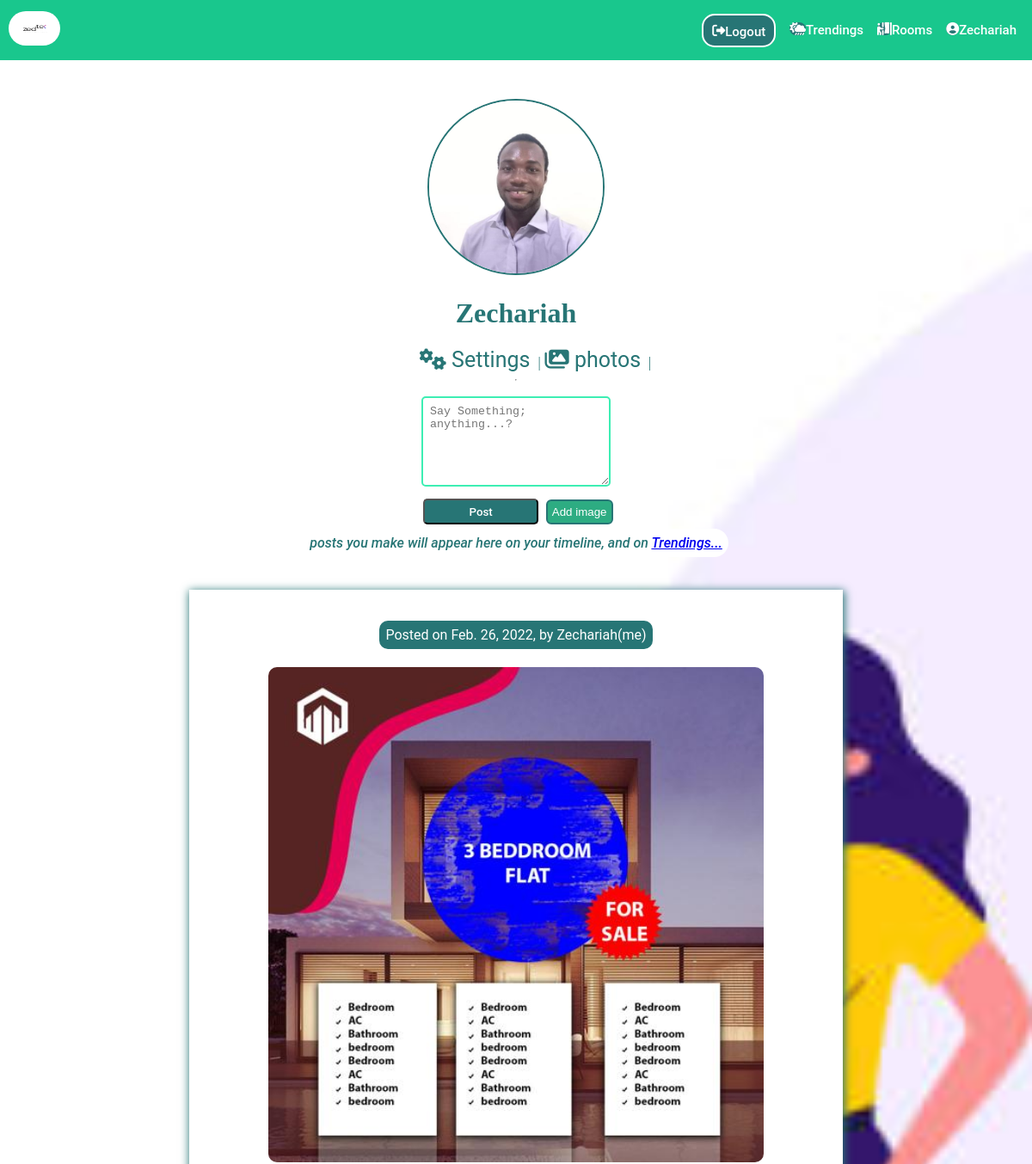
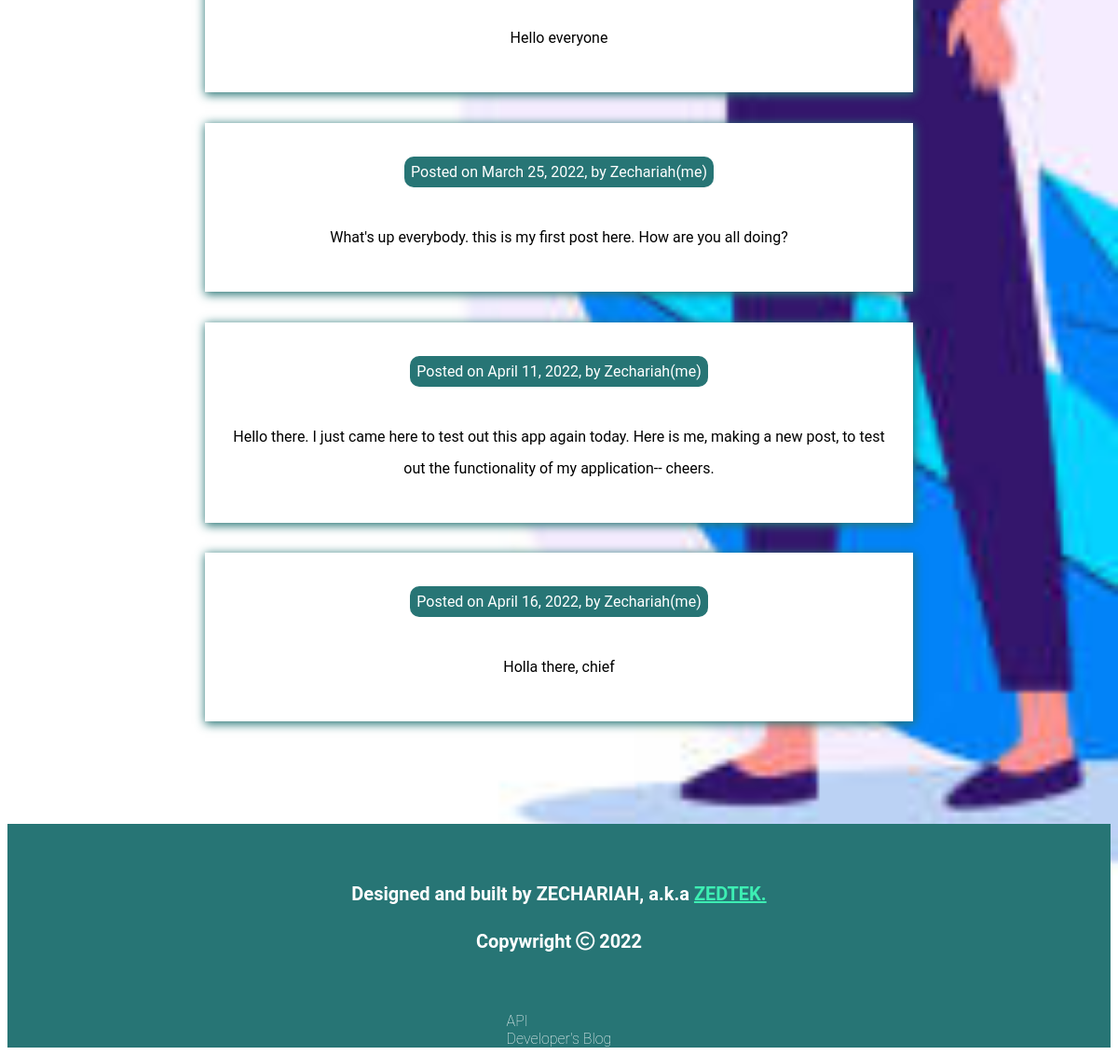
The page /profile/ (signed in) on the database its author committed (2 pictures, top to bottom).
### chatapp/models.py (models this page shows, shortened)
class UserProfile(models.Model):
    user= models.OneToOneField(User, on_delete=models.CASCADE)
    image= models.ImageField( default='default.jpg', upload_to='profile_pics/', blank=True)

class Post(models.Model):
    owner= models.ForeignKey(User, on_delete=models.CASCADE)
    content= models.CharField(max_length=200000000000000000, default= f"Posted on {datetime.datetime.now()}", null=True)
    image= models.ImageField(default='default.jpg', blank=True, upload_to='Post_images/')
    date= models.DateField(auto_now_add=True)
    class Meta:
        get_latest_by= 'date'

### chatapp/views.py (the view, shortened to what this page needs)
# urls.py: path('profile/', views.my_profile, name='my profile'),
@login_required(login_url='/chat')
def my_profile(request):
    user= request.user
    msg= messages.get_messages(request)
    post= user.post_set.all()
    return render(request, 'profile.html', {'user' :user,'message':msg, 'post':post})

### chatapp/templates/frontend/profile.html (shortened to what this page needs)
{%extends 'base.html'%}
{%block body%}
<div class="profile">
    <div class="prof-hero">
        <div class="user-img">
            {%if user.userprofile.image%}
            <img src='{{user.userprofile.image.url}}' alt="Profile Photo" class="prof-img" style='width:40%; height:15%;border:2px solid rgb(39, 117, 117); border-radius:50%'>
            {%else%}
            <img src=" ../../../Media/default.jpg" alt="Profile Photo" class="prof-img" style='width:50%; height:50%;border:2px solid rgb(39, 117, 117); border-radius:50%'>
            {%endif%}
        </div>
        <div class="username">
            <h1 id="user-name">{{user}}</h1>
        </div>
        <ul class="quick-links">
            <li id="links"><a href="/settings" id="settings"><i class="fas fa-cogs"></i> Settings</a> | </li>
            <li id="links"><a href="/uploaded" id="photos"><i class="fas fa-images"></i> photos</a> | </li>
        </ul>
        <hr id="hero-separ">
    </div>
    <div class="make-post">
        <div class="post-items">
            <form action="" method='post' class="post-form flex" enctype="multipart/form-data">
                <textarea class="post-widget" name='post-widget' value='' placeholder="Say Something; anything...?" rows="50" cols="20"></textarea>
            </form>
            <div class="post-btn-cont flex">
                <input type="submit" id="post-btn" name="Post" value="Post" onclick="postSubmit()">
                <input type='submit'name="add-image" value="Add image" class='add-image' onclick="getFile()">
            </div>
        </div>
    </div>
    <em id="instruction">posts you make will appear here on your timeline, and on <a href='/trend/' id='trends-quic-link'>Trendings...</a></em>
    <div class="posts">
        {%for item in post%}
        <div class="post-cont">
            {%if item.image%}
            <p class="postDate">Posted on {{item.date}}, by {{item.owner}}(me)</p>
            <img src="{{item.image.url}}" alt="posted-item" class="posted-img">
            <div class="writeup">
                <p class="content">{{item.content}}</p>
            </div>
            {%else%}
            <p class="postDate">Posted on {{item.date}}, by {{item.owner}}(me)</p>
            <div class="writeup">
                <p class="content">{{item.content}}</p>
            </div>
            {%endif%}
        </div>
        {%endfor%}
    </div>
</div>
{%endblock%}

### chatapp/templates/frontend/base.html (shortened to what this page needs)
<!DOCTYPE html>
<html lang="en">
<head>
    <link rel="stylesheet" href="../../static/frontend/css/base.css" type='text/css'>
    <link rel="stylesheet" href="../../static/frontend/css/index.css" type='text/css'>
</head>
<body>
    {%block header%}
    <header class="header">
        <a href=''><img src="../../static/frontend/img/ZEDTEK.png" alt="logo" class='logo' style='height:40px; width:60px; border-radius:20px; background-color: white;'></a>
        <nav class='nav'>
            <ul class='nav-itemz'>
                <li><a href="/logout/" class='logout'><i class="fas fa-sign-out-alt" style="background-color: rgb(39, 117, 117);height:15%;border-radius: 10px;"></i>Logout</a></li>
                <li><a href="/chat/trend/"><i class="fas fa-cloud-sun-rain" style="background-color: rgb(39, 117, 117);height:15%;border-radius: 10px;"></i>  Trendings</a></li>
                <li><a href="/chat/rooms"><i class="fas fa-person-booth" style="background-color: rgb(39, 117, 117);height:15%;border-radius: 10px;"></i>  Rooms</a></li>
                <li><a href="/chat/profile"><i class="fas fa-user-circle" style="background-color: rgb(39, 117, 117);height:15%;border-radius: 10px;"></i>{{user}}</a></li>
            </ul>
        </nav>
    </header>
    {%endblock%}
    {%block body%}{%endblock%}
</body>
<footer class="footer">
    <div class="foot-container">
        <h1 id="by">Designed and built by ZECHARIAH, a.k.a <span id="alias"><a href="https://github.com/zedtek-me"> ZEDTEK.</a></span> </h1>
        <h1 id="copywright">Copywright <i class="far fa-copyright"></i> 2022</h1>
    </div>
    <div class="quick-links">
        <a href="/api/" class="api">API</a>
        <a href="https://zedtek.com.ng" class="my-site">Developer's Blog</a>
    </div>
</footer>
</html>

### chatapp/static/frontend/css/base.css (style rules this page uses)
body { background-image:url('../img/chatapp_background.jpg'); background-repeat:no-repeat; background-size:cover; position: relative; }
.header { display:flex; flex-direction: row; position:fixed; top:0; right:0; left:0; flex-wrap:wrap; background-color:rgb(25, 199, 141); justify-content: space-between; align-items: center; align-content: center; height:50px; padding:10px; transition:all 2s; z-index: 1500; }
.header .nav > ul { display:flex; justify-content: space-between; flex-direction: row; flex-wrap:wrap; align-items: center; list-style: none; }
.nav >ul a { display: flex; justify-content: space-between; margin:8px; color:white; font-family: 'roboto', Courier, monospace; font-weight: 500; font-size:15px; align-self: center; text-decoration: none; text-align: center; padding:auto; }
.logout { background-color: rgb(39, 117, 117); border: 2px solid white; border-radius:15px; padding: 10px; font-family: roboto; font-weight:400; width:fit-content; height: 15px; text-align:center; margin-right:8px; align-self: center; }
.footer { background:rgb(39, 117, 117); display:flex; flex-flow: nowrap column; align-items:center; width: 100%; height:30vh; overflow-x:hidden; margin-top: 8%; margin-left: 0; margin-right:0; position:relative; left:0; bottom:0; right:0; }
.footer .foot-container { color:white; font-family: roboto; font-weight: 100; font-size:10px; margin:auto; align-self:center; display: flex; flex-flow: nowrap column; padding:10px; text-align:center; }
.foot-container #alias a { color: rgb(61, 238, 179); text-decoration: underline; }
.footer .quick-links a { display:flex; flex-flow: column wrap; text-align: left; color:white; font-family: roboto; font-weight:100; text-decoration: none; justify-content: space-between; }
.profile { display: flex; flex-flow: wrap column; align-content: center; align-items: center; text-align: center; margin:auto; margin-top: 8%; padding:10px; }
.profile>.prof-hero { display:flex; flex-flow: column; align-items: center; justify-content: center; align-self: center; color:rgb(39, 117, 117); background-color: white; border-radius:25px; padding:10px; }
.profile> .prof-hero ul { list-style: none; display: flex; flex-flow: nowrap row; margin:auto; }
.profile>.prof-hero ul>li> a { margin:5px; align-self: center; color:rgb(39, 117, 117); font-family: roboto; font-size: 25px; text-decoration: none; cursor:pointer; }
.profile #instruction { background-color: white; font-family: roboto; font-weight: 500; border-radius:20px; color:rgb(39, 117, 117); padding:7px; }
.make-post { display:flex; align-self: center; align-items: center; flex-flow: wrap row; }
.make-post .post-items { display:flex; flex-flow:column wrap; justify-content: center; margin:auto; }
.post-items .flex { flex: 1 1 auto; }
.make-post .post-widget { height:85px; width:15em; border:solid rgb(61, 238, 179) 2px; border-radius: 5px; margin:auto; padding:8px; margin-bottom:5px; }
.post-items .post-btn-cont #post-btn { height:30px; width:10em; border-radius: 5px; color: white; font-family: roboto; font-weight:500; background-color: rgb(39, 117, 117); box-shadow: none; margin:none; margin:5px; }
.post-items .post-btn-cont .add-image { background-color:rgb(45, 172, 130); border:2px solid rgb(39, 117, 117); border-radius:6px; padding:5px; color:white; transition: all 2s; }
.posts { display:flex; flex-flow: column wrap; align-items: center; justify-content: center; margin:auto; padding:5px; }
.posts > div { display: flex; flex-flow: wrap column; align-items: center; justify-content: center; width:70%; height:70%; box-shadow: 1px 2px 10px 1px rgb(39, 117, 117); box-sizing:border-box; font-family: roboto; margin:auto; margin-top:3%; padding:20px; background-color: white; }
.posts > div .postDate { align-self:center; justify-self:center; background-color: rgb(39, 117, 117); color: white; font-family:roboto; border:solid 1px light-green; border-radius:10px; padding:7px; }
.posts > div .writeup { align-self: center; flex-grow: 1; flex-basis: 2px; margin:5px; line-height: 0.9cm; }
.posts > div .posted-img { width: 80%; height:40%; margin:5px; border-radius: 10px; cursor:pointer; }

### chatapp/static/frontend/css/index.css (style rules this page uses)
.header { display: flex; flex-flow: row wrap; justify-content: space-between; align-items: center; }

### rows shown on the page
Post: date "Feb. 26, 2022", owner "Zechariah", image (picture), content "Hello everyone"
Post: date "March 25, 2022", owner "Zechariah", content "What's up everybody. this is my first post here. How are you all doing?"
Post: date "April 11, 2022", owner "Zechariah", content "Hello there. I just came here to test out this app again today. Here is me, making a new post, to test out the functionality of my application-- cheers."
Post: date "April 16, 2022", owner "Zechariah", content "Holla there, chief"

### other values the page prints
{{ user }} "Zechariah"
